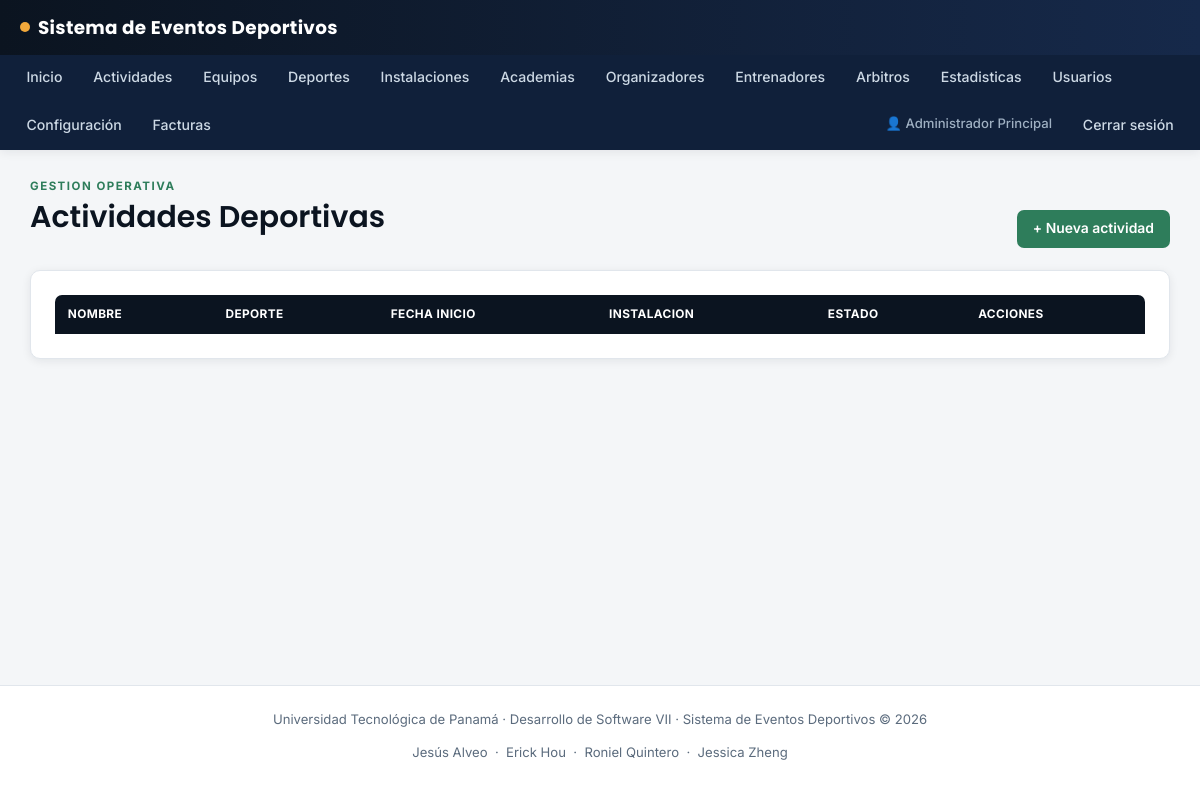
/actividades (signed in), run on an earlier commit of the app's database.
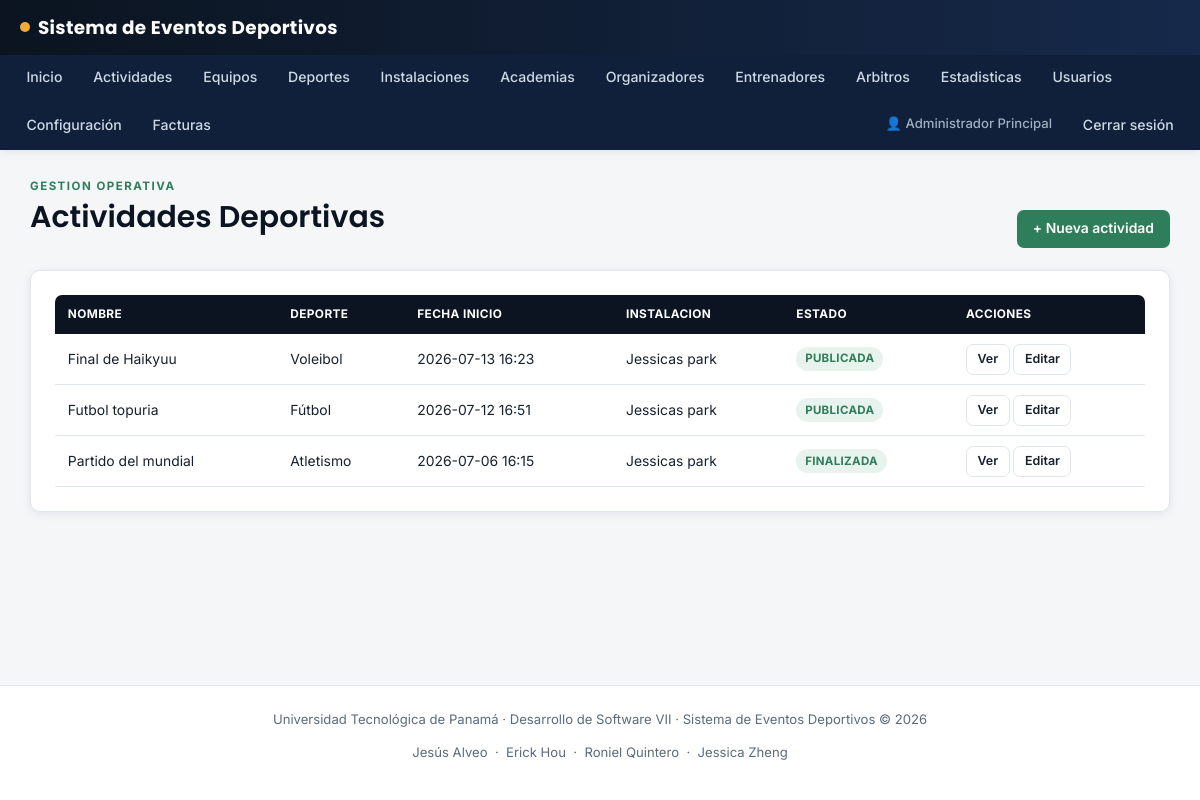
And on a later commit of the database.
### tables this page shows
CREATE TABLE IF NOT EXISTS `actividades` (
  `id` int UNSIGNED NOT NULL AUTO_INCREMENT,
  `organizador_id` int UNSIGNED NOT NULL,
  `deporte_id` int UNSIGNED NOT NULL,
  `instalacion_id` int UNSIGNED NOT NULL,
  `entrenador_id` int UNSIGNED DEFAULT NULL,
  `tipo` enum('BIRRIA','ENTRENAMIENTO','TORNEO','EVENTO') NOT NULL,
  `modalidad` enum('INDIVIDUAL','EQUIPO','MIXTA') NOT NULL,
  `nombre` varchar(180) NOT NULL,
  `descripcion` text NOT NULL,
  `reglas` text,
  `fecha_inicio` datetime NOT NULL,
  `fecha_fin` datetime NOT NULL,
  `fecha_cierre_inscripcion` datetime DEFAULT NULL,
  `edad_minima` smallint UNSIGNED DEFAULT NULL,
  `edad_maxima` smallint UNSIGNED DEFAULT NULL,
  `cupos_disponibles` int UNSIGNED NOT NULL DEFAULT '0',
  `capacidad_invitados` int UNSIGNED NOT NULL DEFAULT '0',
  `requiere_pago` tinyint(1) NOT NULL DEFAULT '0',
  `costo_inscripcion` decimal(10,2) NOT NULL DEFAULT '0.00',
  `costo_instalacion` decimal(10,2) NOT NULL DEFAULT '0.00',
  `imagen` varchar(255) DEFAULT NULL,
  `codigo_qr` varchar(255) DEFAULT NULL,
  `token_publico` char(64) NOT NULL,
  `estado` enum('BORRADOR','PUBLICADA','CERRADA','FINALIZADA','CANCELADA','TRASLADADA') NOT NULL DEFAULT 'BORRADOR',
  `motivo_cancelacion` text,
  `actividad_origen_id` int UNSIGNED DEFAULT NULL,
  `fecha_publicacion` datetime DEFAULT NULL,
  `fecha_creacion` datetime NOT NULL DEFAULT CURRENT_TIMESTAMP,
  `fecha_actualizacion` datetime NOT NULL DEFAULT CURRENT_TIMESTAMP ON UPDATE CURRENT_TIMESTAMP,
  PRIMARY KEY (`id`),
  UNIQUE KEY `uq_actividades_token` (`token_publico`),
  KEY `fk_actividades_instalacion` (`instalacion_id`),
  KEY `fk_actividades_entrenador` (`entrenador_id`),
  KEY `fk_actividades_origen` (`actividad_origen_id`),
  KEY `idx_actividades_estado_fecha` (`estado`,`fecha_inicio`),
  KEY `idx_actividades_organizador` (`organizador_id`),
  KEY `idx_actividades_deporte` (`deporte_id`)
);

CREATE TABLE IF NOT EXISTS `deportes` (
  `id` int UNSIGNED NOT NULL AUTO_INCREMENT,
  `nombre` varchar(100) NOT NULL,
  `descripcion` varchar(500) DEFAULT NULL,
  `es_equipo` tinyint(1) NOT NULL DEFAULT '0',
  `minimo_jugadores` smallint UNSIGNED DEFAULT NULL,
  `maximo_jugadores` smallint UNSIGNED DEFAULT NULL,
  `activo` tinyint(1) NOT NULL DEFAULT '1',
  `fecha_creacion` datetime NOT NULL DEFAULT CURRENT_TIMESTAMP,
  `fecha_actualizacion` datetime NOT NULL DEFAULT CURRENT_TIMESTAMP ON UPDATE CURRENT_TIMESTAMP,
  PRIMARY KEY (`id`),
  UNIQUE KEY `uq_deportes_nombre` (`nombre`)
);

CREATE TABLE IF NOT EXISTS `instalaciones` (
  `id` int UNSIGNED NOT NULL AUTO_INCREMENT,
  `nombre` varchar(150) NOT NULL,
  `tipo` enum('CANCHA','GIMNASIO','PISCINA','ESTADIO','PISTA','SALON','OTRO') NOT NULL,
  `descripcion` text,
  `direccion` varchar(255) NOT NULL,
  `provincia` varchar(100) NOT NULL DEFAULT 'Panamá',
  `distrito` varchar(100) DEFAULT NULL,
  `corregimiento` varchar(100) DEFAULT NULL,
  `espacio_disponible` varchar(150) DEFAULT NULL,
  `capacidad_invitados` int UNSIGNED NOT NULL DEFAULT '0',
  `costo_base` decimal(10,2) NOT NULL DEFAULT '0.00',
  `latitud` decimal(10,8) DEFAULT NULL,
  `longitud` decimal(11,8) DEFAULT NULL,
  `activo` tinyint(1) NOT NULL DEFAULT '1',
  `fecha_creacion` datetime NOT NULL DEFAULT CURRENT_TIMESTAMP,
  `fecha_actualizacion` datetime NOT NULL DEFAULT CURRENT_TIMESTAMP ON UPDATE CURRENT_TIMESTAMP,
  PRIMARY KEY (`id`)
);

### src/Controllers/ActividadController.php (called while the page is built, shortened)
<?php
final class ActividadController extends Controller
{
    public function index(): void
    {
        $this->render('actividades/index', [
            'actividades' => (new Actividad())->todos(),
            'exito' => $this->getSuccess(),
        ]);
    }
}

### src/Core/Router.php (called while the page is built, shortened)
<?php
final class Router
{
    private array $routes = [];
    public function get(string $path, string $controller, string $action): void
    {
        $this->routes['GET'][$path] = "{$controller}@{$action}";
    }
    public function post(string $path, string $controller, string $action): void
    {
        $this->routes['POST'][$path] = "{$controller}@{$action}";
    }
    public function dispatch(string $method, string $path): void
    {
        $path = rtrim($path, '/');
        $handler = $this->routes[$method][$path] ?? null;
        [$controllerName, $action] = explode('@', $handler);
        $controller = new $controllerClass();
        $controller->{$action}();
    }
}

### public/index.php (called while the page is built, shortened)
<?php
$router = new Router();
$router->get('/login', 'AuthController', 'mostrarLogin');
$router->post('/login', 'AuthController', 'login');
$router->get('/logout', 'AuthController', 'logout');
$router->get('/registro', 'UsuarioController', 'registroForm');
$router->post('/registro', 'UsuarioController', 'registrar');
$router->get('/dashboard', 'HomeController', 'dashboard');
$router->get('/usuarios', 'UsuarioController', 'index');
$router->get('/usuarios/crear', 'UsuarioController', 'crearForm');
$router->post('/usuarios/crear', 'UsuarioController', 'crear');
$router->get('/usuarios/editar', 'UsuarioController', 'editarForm');
$router->post('/usuarios/editar', 'UsuarioController', 'actualizar');
$router->get('/usuarios/deshabilitar', 'UsuarioController', 'deshabilitar');
$router->get('/usuarios/habilitar', 'UsuarioController', 'habilitar');
$router->get('/mi-cuenta/password', 'UsuarioController', 'cambiarPasswordForm');
$router->post('/mi-cuenta/password', 'UsuarioController', 'cambiarPassword');
$router->get('/deportes', 'DeporteController', 'index');
$router->get('/deportes/crear', 'DeporteController', 'crearForm');
$router->post('/deportes/crear', 'DeporteController', 'crear');
$router->get('/deportes/editar', 'DeporteController', 'editarForm');
$router->post('/deportes/editar', 'DeporteController', 'actualizar');
$router->get('/deportes/deshabilitar', 'DeporteController', 'deshabilitar');
$router->get('/deportes/habilitar', 'DeporteController', 'habilitar');
$router->get('/instalaciones', 'InstalacionController', 'index');
$router->get('/instalaciones/crear', 'InstalacionController', 'crearForm');
$router->post('/instalaciones/crear', 'InstalacionController', 'crear');
$router->get('/instalaciones/editar', 'InstalacionController', 'editarForm');
$router->post('/instalaciones/editar', 'InstalacionController', 'actualizar');
$router->get('/instalaciones/deshabilitar', 'InstalacionController', 'deshabilitar');
$router->get('/instalaciones/habilitar', 'InstalacionController', 'habilitar');
$router->get('/academias', 'AcademiaController', 'index');
$router->get('/academias/crear', 'AcademiaController', 'crearForm');
$router->post('/academias/crear', 'AcademiaController', 'crear');
$router->get('/academias/editar', 'AcademiaController', 'editarForm');
$router->post('/academias/editar', 'AcademiaController', 'actualizar');
$router->get('/academias/deshabilitar', 'AcademiaController', 'deshabilitar');
$router->get('/academias/habilitar', 'AcademiaController', 'habilitar');
$router->get('/organizadores', 'OrganizadorController', 'index');
$router->get('/organizadores/crear', 'OrganizadorController', 'crearForm');
$router->post('/organizadores/crear', 'OrganizadorController', 'crear');
$router->get('/organizadores/editar', 'OrganizadorController', 'editarForm');
$router->post('/organizadores/editar', 'OrganizadorController', 'actualizar');
$router->post('/organizadores/verificar', 'OrganizadorController', 'verificar');
$router->post('/organizadores/deshabilitar', 'OrganizadorController', 'deshabilitar');
$router->post('/organizadores/habilitar', 'OrganizadorController', 'habilitar');
$router->get('/entrenadores', 'EntrenadorController', 'index');
$router->get('/entrenadores/crear', 'EntrenadorController', 'crearForm');
$router->post('/entrenadores/crear', 'EntrenadorController', 'crear');
$router->get('/arbitros', 'ArbitroController', 'index');
$router->get('/arbitros/crear', 'ArbitroController', 'crearForm');
$router->post('/arbitros/crear', 'ArbitroController', 'crear');
$router->get('/arbitros/evaluar', 'ArbitroController', 'evaluarForm');
$router->post('/arbitros/evaluar', 'ArbitroController', 'evaluar');
$router->get('/equipos', 'EquipoController', 'index');
$router->get('/equipos/crear', 'EquipoController', 'crearForm');
$router->post('/equipos/crear', 'EquipoController', 'crear');
$router->get('/equipos/ver', 'EquipoController', 'ver');
$router->post('/equipos/jugadores/agregar', 'EquipoController', 'agregarJugador');
$router->get('/equipos/jugadores/eliminar', 'EquipoController', 'eliminarJugador');
$router->get('/actividades', 'ActividadController', 'index');
$router->get('/actividades/crear', 'ActividadController', 'crearForm');
$router->post('/actividades/crear', 'ActividadController', 'crear');
$router->get('/actividades/editar', 'ActividadController', 'editarForm');
$router->post('/actividades/editar', 'ActividadController', 'actualizar');
$router->get('/actividades/ver', 'ActividadController', 'ver');
$router->get('/actividades/publicar', 'ActividadController', 'publicar');
$router->get('/actividades/cerrar-inscripciones', 'ActividadController', 'cerrarInscripciones');
$router->get('/actividades/finalizar', 'ActividadController', 'finalizar');
$router->get('/actividades/cancelar', 'ActividadController', 'cancelarForm');
$router->post('/actividades/cancelar', 'ActividadController', 'cancelar');
$router->get('/actividades/incidente/crear', 'ActividadController', 'reportarIncidenteForm');
$router->post('/actividades/incidente/crear', 'ActividadController', 'reportarIncidente');
$router->get('/inscripciones/equipo/crear', 'InscripcionController', 'inscribirEquipoForm');
$router->post('/inscripciones/equipo/crear', 'InscripcionController', 'inscribirEquipo');
$router->get('/inscripciones/equipo/aprobar', 'InscripcionController', 'aprobarEquipo');
$router->get('/inscripciones/equipo/rechazar', 'InscripcionController', 'rechazarEquipo');
$router->get('/inscripciones/individual/crear', 'InscripcionController', 'inscribirIndividualForm');
$router->post('/inscripciones/individual/crear', 'InscripcionController', 'inscribirIndividual');
$router->get('/facturas', 'FacturaController', 'index');
$router->get('/facturas/ver', 'FacturaController', 'ver');
$router->get('/facturas/descargar', 'FacturaController', 'descargarPdf');
$router->get('/factura-publica', 'FacturaController', 'verPublica');
$router->get('/estadisticas', 'EstadisticaController', 'index');
$router->get('/configuracion', 'ConfiguracionController', 'index');
$router->post('/configuracion/actualizar', 'ConfiguracionController', 'actualizar');
$router->get('/configuracion/mensajes', 'ConfiguracionController', 'mensajes');
$router->get('/configuracion/mensajes/leido', 'ConfiguracionController', 'marcarLeido');
$router->get('/', 'PublicController', 'inicio');
$router->post('/contacto', 'PublicController', 'contacto');
$requestUri = parse_url($_SERVER['REQUEST_URI'] ?? '/', PHP_URL_PATH) ?? '/';
$router->dispatch($_SERVER['REQUEST_METHOD'], $requestUri);

### src/Models/Actividad.php (called while the page is built, shortened)
<?php
final class Actividad extends Model
{
    public function todos(): array
    {
        $sql = self::SELECT_BASE . ' ORDER BY act.fecha_inicio DESC';
        return $this->db->query($sql)->fetchAll();
    }
}

### views/actividades/index.php (the view, shortened to what the changed rows need)
<div class="container">
    <div class="page-head">
        <div><div class="eyebrow">Gestion operativa</div><h1>Actividades Deportivas</h1></div>
    </div>
    <div class="card">
        <table class="data-table">
            <thead><tr><th>Nombre</th><th>Deporte</th><th>Fecha inicio</th><th>Instalacion</th><th>Estado</th><th>Acciones</th></tr></thead>
            <tbody>
                <?php foreach ($actividades as $a): ?>
                    <tr>
                        <td><?= htmlspecialchars($a['nombre']) ?></td>
                        <td><?= htmlspecialchars($a['deporte_nombre']) ?></td>
                        <td><?= htmlspecialchars(substr($a['fecha_inicio'], 0, 16)) ?></td>
                        <td><?= htmlspecialchars($a['instalacion_nombre']) ?></td>
                        <td>
                            <?php
                                $badgeClass = match ($a['estado']) {
                                    'FINALIZADA' => 'badge-success',
                                    'CANCELADA' => 'badge-danger',
                                    'PUBLICADA' => 'badge-success',
                                    'CERRADA' => 'badge-warning',
                                    default => 'badge-neutral',
                                };
                            ?>
                            <span class="badge <?= $badgeClass ?>"><?= htmlspecialchars($a['estado']) ?></span>
                        </td>
                        <td>
                            <a class="btn btn-outline btn-sm" href="/actividades/ver?id=<?= (int) $a['id'] ?>">Ver</a>
                            <a class="btn btn-outline btn-sm" href="/actividades/editar?id=<?= (int) $a['id'] ?>">Editar</a>
                        </td>
                    </tr>
                <?php endforeach; ?>
            </tbody>
        </table>
    </div>
</div>

What changed in the data, as far as the page shows it:
added actividades: nombre "Final de Haikyuu", deporte.nombre "Voleibol", fecha_inicio "2026-07-13 16:23", instalacion.nombre "Jessicas park", estado "PUBLICADA"
added actividades: nombre "Futbol topuria", deporte.nombre "Fútbol", fecha_inicio "2026-07-12 16:51", instalacion.nombre "Jessicas park", estado "PUBLICADA"
added actividades: nombre "Partido del mundial", deporte.nombre "Atletismo", fecha_inicio "2026-07-06 16:15", instalacion.nombre "Jessicas park", estado "FINALIZADA"
